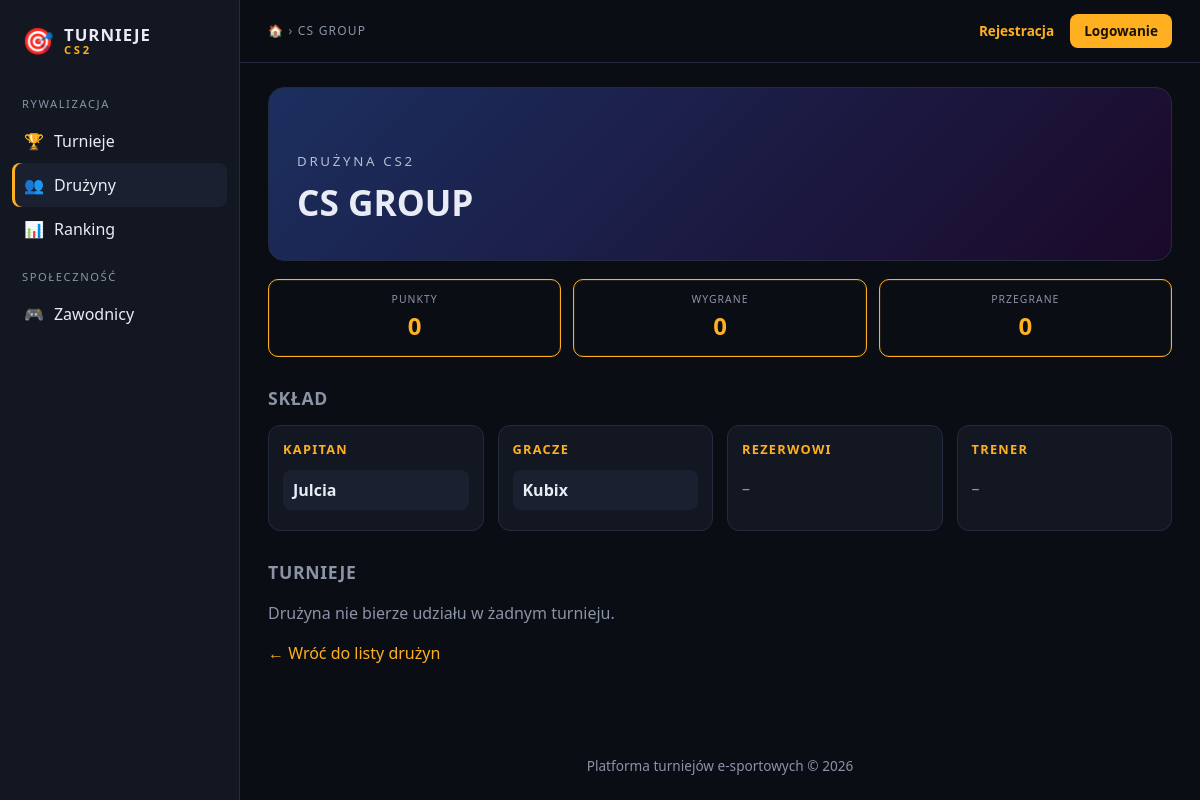
/Strona/turnieje/druzyna.php?id=2, run on the app's committed database.
### tables this page shows
CREATE TABLE `druzyna` (
  `id_druzyny` int(11) NOT NULL,
  `nazwa` varchar(30) NOT NULL,
  `id_wlasciciela` int(11) NOT NULL,
  `data_utworzenia` date NOT NULL DEFAULT curdate()
);

CREATE TABLE `ranking` (
  `id_druzyny` int(11) NOT NULL,
  `punkty` int(11) NOT NULL DEFAULT 0,
  `wygrane` int(11) NOT NULL DEFAULT 0,
  `przegrane` int(11) NOT NULL DEFAULT 0
);

### Strona/turnieje/includes/db.php (called while the page is built, shortened)
<?php
function db(): PDO {
    static $pdo = null;
    if ($pdo === null) {
        $pdo = new PDO(
            'mysql:host=' . DB_HOST . ';dbname=' . DB_NAME . ';charset=utf8mb4',
            DB_USER, DB_PASS,
            [
                PDO::ATTR_ERRMODE            => PDO::ERRMODE_EXCEPTION,
                PDO::ATTR_DEFAULT_FETCH_MODE => PDO::FETCH_ASSOC,
                PDO::ATTR_EMULATE_PREPARES   => false,
            ]
        );
    }
    return $pdo;
}

### Strona/turnieje/includes/auth.php (called while the page is built, shortened)
<?php
require_once __DIR__ . '/db.php';
function e($tekst): string {
    return htmlspecialchars((string)$tekst, ENT_QUOTES, 'UTF-8');
}
function zalogowany(): bool { return isset($_SESSION['uzytkownik']); }

### Strona/turnieje/includes/druzyna_funkcje.php (called while the page is built, shortened)
<?php
require_once __DIR__ . '/auth.php';
function pobierzSklad(int $idDruzyny): array {
    $st = db()->prepare(
        "SELECT z.id_zawodnika, z.nick, s.rola
         FROM sklad s JOIN zawodnik z ON z.id_zawodnika = s.id_zawodnika
         WHERE s.id_druzyny = ?
         ORDER BY FIELD(s.rola, 'kapitan', 'gracz', 'rezerwowy', 'trener'), z.nick"
    );
    $st->execute([$idDruzyny]);
    return $st->fetchAll();
}

### Strona/turnieje/druzyna.php (the view, shortened to what this page needs)
<?php
require_once 'includes/auth.php';
require_once 'includes/druzyna_funkcje.php';
$id = (int)($_GET['id'] ?? 0);
$st = db()->prepare('SELECT * FROM druzyna WHERE id_druzyny = ?');
$st->execute([$id]);
$d = $st->fetch();
$grupy = ['kapitan' => [], 'gracz' => [], 'rezerwowy' => [], 'trener' => []];
foreach (pobierzSklad($id) as $s) $grupy[$s['rola']][] = $s['nick'];
$st = db()->prepare('SELECT punkty, wygrane, przegrane FROM ranking WHERE id_druzyny = ?');
$st->execute([$id]);
$r = $st->fetch() ?: ['punkty' => 0, 'wygrane' => 0, 'przegrane' => 0];
$st = db()->prepare("SELECT t.id_turnieju, t.nazwa, t.status FROM zgloszenie z
                     JOIN turniej t ON t.id_turnieju = z.id_turnieju
                     WHERE z.id_druzyny = ? AND z.status = 'przyjęte' AND t.status <> 'szkic'
                     ORDER BY t.data_startu DESC");
$st->execute([$id]);
$turnieje = $st->fetchAll();
$naglowki = ['kapitan' => 'Kapitan', 'gracz' => 'Gracze', 'rezerwowy' => 'Rezerwowi', 'trener' => 'Trener'];
$tytul = $d['nazwa'];
require 'includes/header.php';
?>
<section class="baner-turnieju" style="--h:<?= (int)(crc32($d['nazwa']) % 360) ?>">
  <small>Drużyna CS2</small>
  <h1><?= e($d['nazwa']) ?></h1>
</section>
<div class="info-kafle">
  <div class="stat"><small>Punkty</small><b><?= (int)$r['punkty'] ?></b></div>
  <div class="stat"><small>Wygrane</small><b><?= (int)$r['wygrane'] ?></b></div>
  <div class="stat"><small>Przegrane</small><b><?= (int)$r['przegrane'] ?></b></div>
</div>
<h2>Skład</h2>
<div class="sklad-siatka">
  <?php foreach ($grupy as $rola => $nicki): ?>
    <div class="sklad-grupa">
      <h3><?= e($naglowki[$rola]) ?></h3>
      <?php if (!$nicki): ?><p class="przygaszony">–</p><?php endif; ?>
      <?php foreach ($nicki as $n): ?><div class="sklad-gracz"><?= e($n) ?></div><?php endforeach; ?>
    </div>
  <?php endforeach; ?>
</div>
<h2>Turnieje</h2>
<?php if (!$turnieje): ?>
  <p class="przygaszony">Drużyna nie bierze udziału w żadnym turnieju.</p>
<?php endif; ?>
<p><a href="druzyny.php">&larr; Wróć do listy drużyn</a></p>
<?php require 'includes/footer.php'; ?>

### Strona/turnieje/includes/header.php (shortened to what this page needs)
<?php
require_once __DIR__ . '/auth.php';
function aktywne(string $sciezka): string {
    return ($_SERVER['SCRIPT_NAME'] === BASE_URL . '/' . $sciezka) ? ' aktywne' : '';
}
$wDruzynach  = strpos(basename($_SERVER['SCRIPT_NAME']), 'druzyn') === 0;
?>
<!DOCTYPE html>
<html lang="pl">
<head>
  <link rel="stylesheet" href="<?= BASE_URL ?>/assets/style.css">
</head>
<body>
<div class="uklad">
  <aside class="boczne">
    <a class="logo" href="<?= BASE_URL ?>/index.php">🎯 <span>TURNIEJE<small>CS2</small></span></a>
    <nav>
      <p class="sekcja">Rywalizacja</p>
      <a class="poz<?= aktywne('turnieje.php') ?>" href="<?= BASE_URL ?>/turnieje.php">🏆 <span>Turnieje</span></a>
      <a class="poz<?= $wDruzynach ? ' aktywne' : '' ?>" href="<?= BASE_URL ?>/druzyny.php">👥 <span>Drużyny</span></a>
      <a class="poz<?= aktywne('ranking.php') ?>" href="<?= BASE_URL ?>/ranking.php">📊 <span>Ranking</span></a>
      <p class="sekcja">Społeczność</p>
      <a class="poz<?= aktywne('zawodnicy.php') ?>" href="<?= BASE_URL ?>/zawodnicy.php">🎮 <span>Zawodnicy</span></a>
    </nav>
  </aside>
  <div class="glowna">
    <header class="gora">
      <span class="sciezka"><a href="<?= BASE_URL ?>/index.php">🏠</a> &rsaquo; <?= e(mb_strtoupper($tytul ?? 'Strona główna')) ?></span>
      <div class="konto">
        <?php if (zalogowany()): ?>
          <a class="nick" href="<?= BASE_URL ?>/konto.php">👤 <?= e(uzytkownik()['nick']) ?></a>
          <a href="<?= BASE_URL ?>/logout.php">Wyloguj</a>
        <?php else: ?>
          <a href="<?= BASE_URL ?>/register.php">Rejestracja</a>
          <a class="przycisk maly" href="<?= BASE_URL ?>/login.php">Logowanie</a>
        <?php endif; ?>
      </div>
    </header>
    <main class="kontener">

### Strona/turnieje/assets/style.css (style rules this page uses)
:root { --bg:#0b0d14; --panel:#131722; --panel2:#1a2030; --linia:#242b3f; --tekst:#e9ecf5; --przyg:#8b93a7; --akcent:#ffb020; --akcent-t:#1a1200; --blad:#ff6b6b; --ok:#4cd98a; }
* { box-sizing:border-box }
html { scroll-behavior:smooth }
body { margin:0;font-family:system-ui,"Segoe UI",Roboto,Arial,sans-serif;background:var(--bg);color:var(--tekst);line-height:1.5 }
a { color:var(--akcent);text-decoration:none }
h1 { font-size:1.9rem;margin:.2em 0 .6em }
h2 { font-size:1.1rem;letter-spacing:.04em;text-transform:uppercase;color:var(--przyg);margin:1.6em 0 .8em }
.przygaszony { color:var(--przyg) }
.uklad { display:flex;min-height:100vh }
.boczne { width:240px;flex-shrink:0;background:var(--panel);border-right:1px solid var(--linia); padding:18px 12px;position:sticky;top:0;height:100vh;overflow-y:auto }
.logo { display:flex;align-items:center;gap:10px;font-size:1.6rem;color:var(--tekst);padding:4px 10px 18px }
.logo span { display:flex;flex-direction:column;font-weight:800;font-size:1.05rem;line-height:1.1;letter-spacing:.06em }
.logo small { color:var(--akcent);font-size:.7rem;letter-spacing:.25em }
.sekcja { margin:18px 10px 6px;font-size:.7rem;letter-spacing:.14em;text-transform:uppercase;color:var(--przyg) }
.poz { display:flex;align-items:center;gap:10px;padding:10px 12px;border-radius:8px;color:var(--tekst);font-weight:500 }
.poz.aktywne { background:var(--panel2);box-shadow:inset 3px 0 0 var(--akcent) }
.glowna { flex:1;min-width:0;display:flex;flex-direction:column }
.gora { display:flex;justify-content:space-between;align-items:center;gap:12px;padding:14px 28px; border-bottom:1px solid var(--linia);background:var(--bg);position:sticky;top:0;z-index:5 }
.sciezka { font-size:.75rem;letter-spacing:.1em;color:var(--przyg) }
.konto { display:flex;align-items:center;gap:16px;font-size:.85rem;font-weight:600 }
.kontener { width:100%;max-width:1200px;margin:0 auto;padding:24px 28px;flex:1 }
button,.przycisk { display:inline-block;padding:10px 18px;border:0;border-radius:8px;background:var(--akcent); color:var(--akcent-t);font-weight:700;cursor:pointer;font-size:.95rem }
.przycisk.maly { padding:7px 14px;font-size:.85rem }
.stat { background:var(--bg);border:1px solid var(--akcent);border-radius:10px;padding:12px 16px;text-align:center; box-shadow:0 0 0 1px rgba(255,176,32,.1) inset }
.stat small { display:block;font-size:.65rem;letter-spacing:.1em;text-transform:uppercase;color:var(--przyg) }
.stat b { font-size:1.5rem;color:var(--akcent) }
.info-kafle { display:grid;grid-template-columns:repeat(auto-fit,minmax(150px,1fr));gap:12px;margin:18px 0 }
.baner-turnieju { position:relative;padding:60px 28px 28px;border-radius:16px;border:1px solid var(--linia); background:linear-gradient(135deg,hsl(var(--h) 55% 24%),hsl(calc(var(--h) + 50) 65% 10%)) }
.baner-turnieju small { text-transform:uppercase;letter-spacing:.2em;color:#ffffffb0 }
.baner-turnieju h1 { margin:.1em 0;font-size:2.2rem;text-transform:uppercase }
.sklad-siatka { display:grid;grid-template-columns:repeat(auto-fit,minmax(200px,1fr));gap:14px }
.sklad-grupa { background:var(--panel);border:1px solid var(--linia);border-radius:12px;padding:14px }
.sklad-grupa h3 { margin:0 0 10px;font-size:.8rem;letter-spacing:.1em;text-transform:uppercase;color:var(--akcent) }
.sklad-gracz { padding:8px 10px;margin-bottom:6px;background:var(--panel2);border-radius:8px;font-weight:600 }

### data on the page
druzyna: nazwa "CS GROUP"
ranking: punkty "0", wygrane "0", przegrane "0"

### other printed values
$naglowki[$rola] "KAPITAN"
$n "Julcia"
$naglowki[$rola] "GRACZE"
$n "Kubix"
$naglowki[$rola] "REZERWOWI"
$naglowki[$rola] "TRENER"
